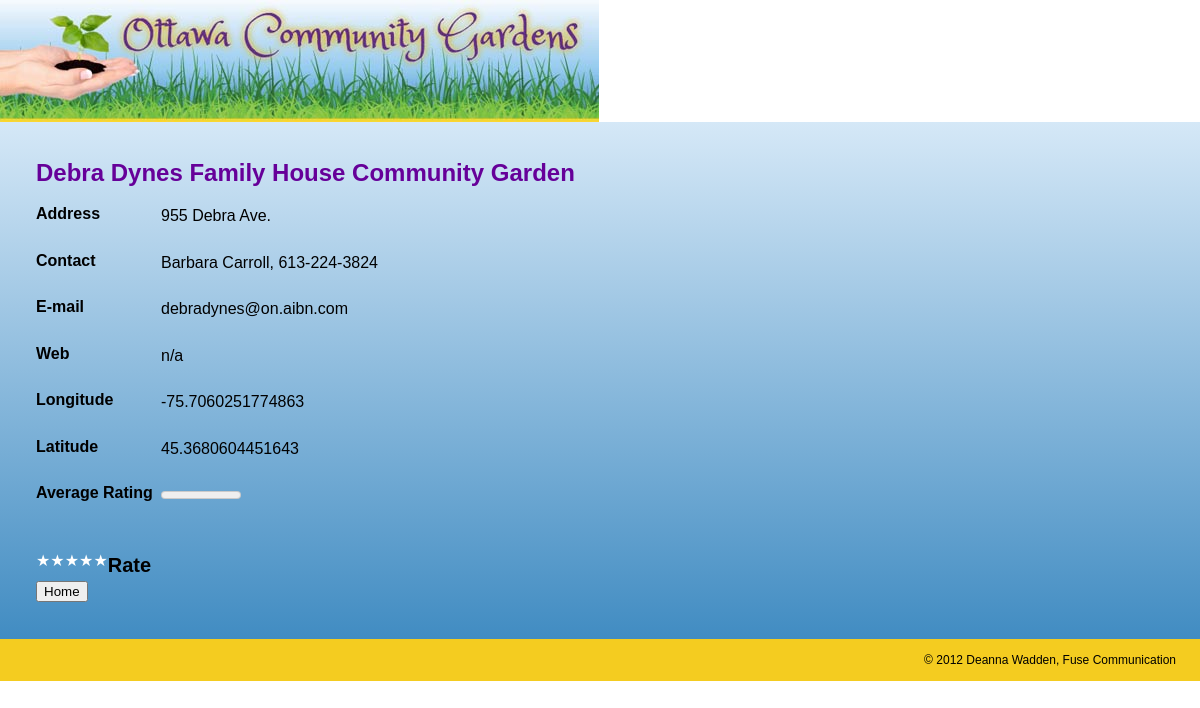
The app's page /single.php?id=7 with its own data.
### tables this page shows
CREATE TABLE IF NOT EXISTS `garden_locations` (
  `id` int(11) NOT NULL AUTO_INCREMENT,
  `name` varchar(255) NOT NULL,
  `street_address` text NOT NULL,
  `longitude` double NOT NULL,
  `latitude` double NOT NULL,
  `rate_count` int(11) NOT NULL,
  `rate_total` int(11) NOT NULL,
  `contact` varchar(80) NOT NULL,
  `email` varchar(50) NOT NULL,
  `url` varchar(50) NOT NULL,
  PRIMARY KEY (`id`)
);

### single.php (the view, shortened to what this page needs)
<?php
$id = filter_input(INPUT_GET, 'id', FILTER_SANITIZE_NUMBER_INT);
require_once 'includes/db.php';
$sql = $db->prepare('
	SELECT id, name, street_address, contact, email, url, longitude, latitude,  rate_count, rate_total
	FROM garden_locations
	WHERE id = :id
');
$sql->bindValue(':id', $id, PDO::PARAM_INT);
$sql->execute();
$garden = $sql->fetch();
if ($garden['rate_count'] > 0) {
	$rating = round($garden['rate_total'] / $garden['rate_count']);
} else {
	$rating = 0;
}
$cookie = get_rate_cookie();
include_once 'includes/wrapper-top.php';
?>
<div id="single-info">
	<h1><?php echo $garden['name']; ?></h1>
	<dl>
		<dt>Address</dt><dd><?php echo $garden['street_address']; ?></dd>
		<dt>Contact</dt><dd><?php echo $garden['contact']; ?></dd>
		<dt>E-mail</dt><dd><?php echo $garden['email']; ?></dd>
		<dt>Web</dt><dd><?php echo $garden['url']; ?></dd>
		<dt>Longitude</dt><dd><?php echo $garden['longitude']; ?></dd>
		<dt>Latitude</dt><dd><?php echo $garden['latitude']; ?></dd>
		<dt>Average Rating</dt><dd><meter value="<?php echo $rating; ?>" min="0" max="5"><?php echo $rating; ?> out of 5</meter></dd>
	</dl>
	<?php if (isset($cookie[$id])) : ?>
	<h2>Your rating</h2>
	<ol class="rater rater-usable clearfix">
		<?php for ($i = 1; $i <= 5; $i++) : ?>
			<?php $class = ($i <= $cookie[$id]) ? 'is-rated' : ''; ?>
			<li class="rater-level <?php echo $class; ?>">★</li>
		<?php endfor; ?>
	</ol>
	<?php else : ?>
	<h2>Rate</h2>
	<ol class="rater rater-usable">
		<?php for ($i = 1; $i <= 5; $i++) : ?>
		<li class="rater-level"><a href="rate.php?id=<?php echo $garden['id']; ?>&rate=<?php echo $i; ?>">★</a></li>
		<?php endfor; ?>
	</ol>
	<div>
		<button id="home">Home</button>
	</div>
	<?php endif; ?>
</div>
<?php
include_once 'includes/wrapper-bottom.php';
?>

### css/public.css (style rules this page uses)
html { margin: 0; padding:0; }
body { margin: 0; padding:0; min-width: 320 px; font: normal 100%/1.5 "Trebuchet MS", Arial, Helvetica, sans-serif; }
#single-info { margin: 0; padding: 3%; width: 94%; background: #d5e8f7; background: -moz-linear-gradient(top, #d5e8f7 0%, #418cc2 100%); background: -webkit-gradient(linear, left top, left bottom, color-stop(0%,#d5e8f7), color-stop(100%,#418cc2)); background: -webkit-linear-gradient(top, #d5e8f7 0%,#418cc2 100%); background: -o-linear-gradient(top, #d5e8f7 0%,#418cc2 100%); background: -ms-linear-gradient(top, #d5e8f7 0%,#418cc2 100%); background: linear-gradient(top, #d5e8f7 0%,#418cc2 100%); filter: progid:DXImageTransform.Microsoft.gradient( startColorstr='#d5e8f7', endColorstr='#418cc2',GradientType=0 ); }
#single-info h1 { margin: 0; padding: 0; color: #660099; font: bold 1.5em/1.25 "Trebuchet MS", Arial, Helvetica, sans-serif; }
#single-info h2 { margin: 0; padding: 0; display: inline; font: bold 1.25em/1.25 "Trebuchet MS", Arial, Helvetica, sans-serif; }
#single-info ol { margin: 0; padding: 0; display: inline; }
dl { display: inline-block; width: 100%; }
dt { margin: 0; padding: 0; clear: both; width: 100%; display: block; float: left; font-weight: bold; line-height: 1.25 }
dd { margin: 0; padding-bottom: 2%; clear: right; display: inline; float: left; }
ol.rater { margin: 0; padding: 0; display: inline; list-style-type: none; }
.rater { display: inline-block; margin: 0; padding: 0; vertical-align: middle; list-style-type: none; line-height: 1; }
.rater-level { float: left; color: #fff; }
.rater-level a, .rater-level a:link, .rater-level a:visited { color: #fff; text-decoration: none }
@media screen and (min-width: 1000px) { #single-info { margin: 0; padding: 3%; width: 94%; background: #d5e8f7; background: -moz-linear-gradient(top, #d5e8f7 0%, #418cc2 100%); background: -webkit-gradient(linear, left top, left bottom, color-stop(0%,#d5e8f7), color-stop(100%,#418cc2)); background: -webkit-linear-gradient(top, #d5e8f7 0%,#418cc2 100%); background: -o-linear-gradient(top, #d5e8f7 0%,#418cc2 100%); background: -ms-linear-gradient(top, #d5e8f7 0%,#418cc2 100%); background: linear-gradient(top, #d5e8f7 0%,#418cc2 100%); filter: progid:DXImageTransform.Microsoft.gradient( startColorstr='#d5e8f7', endColorstr='#418cc2',GradientType=0 ); } }
@media screen and (min-width: 1000px) { #single-info h1 { margin: 0; padding: 0; color: #660099; font: bold 1.5em/1.25 "Trebuchet MS", Arial, Helvetica, sans-serif; } }
@media screen and (min-width: 1000px) { dl { display: inline-block; width: 100%; } }
@media screen and (min-width: 1000px) { dt { margin: 0; padding: 0; clear: both; width: 125px; display: inline; float: left; font-weight: bold; } }
@media screen and (min-width: 1000px) { dd { margin: 0; padding-bottom: 2%; clear: right; display: inline; float: left; } }

### records on screen
garden_locations: name "Debra Dynes Family House Community Garden", street_address "955 Debra Ave.", contact "Barbara Carroll, 613-224-3824", email "debradynes@on.aibn.com", url "n/a", longitude "-75.7060251774863", latitude "45.3680604451643"
